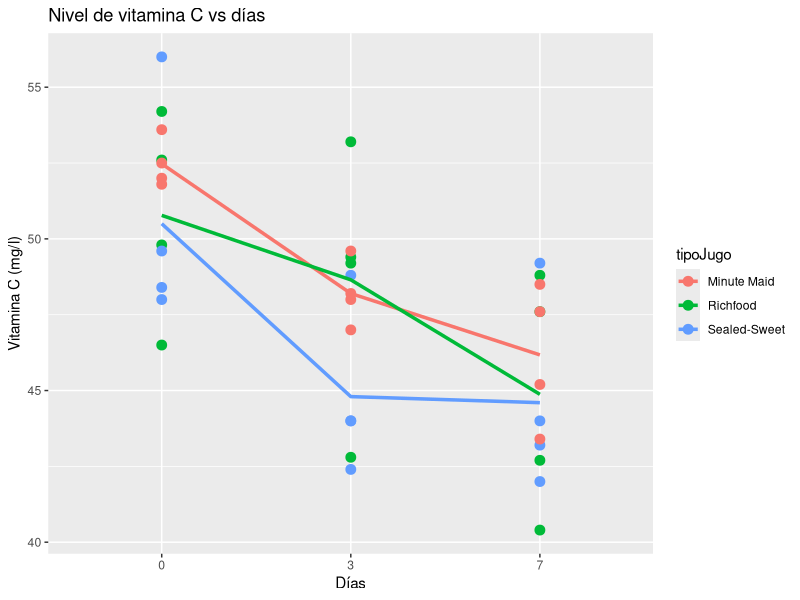
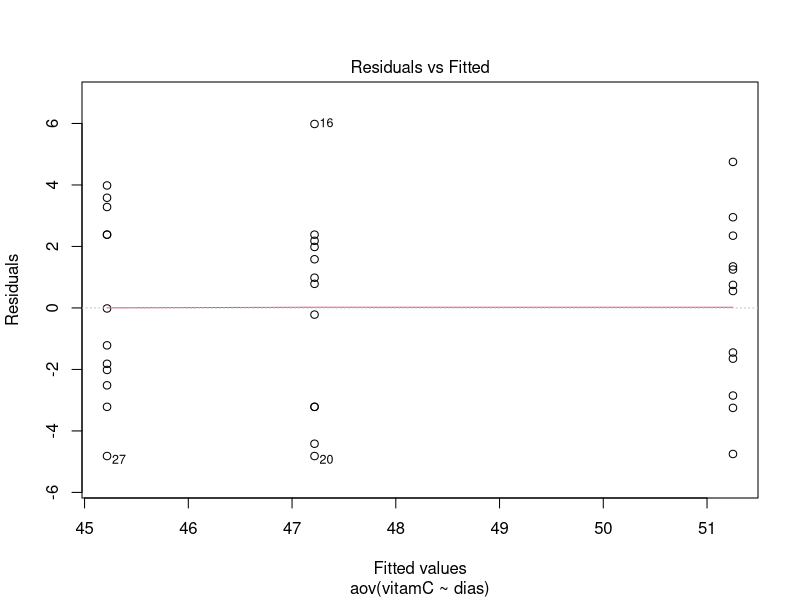
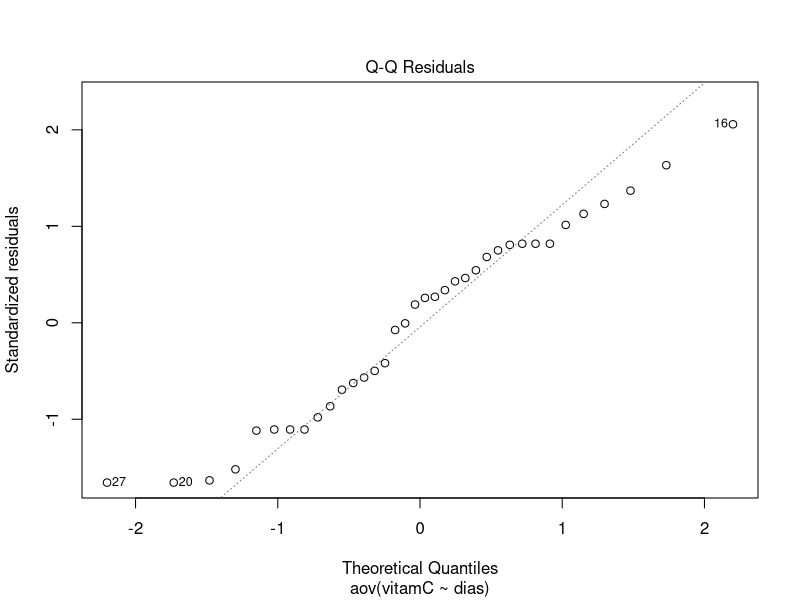
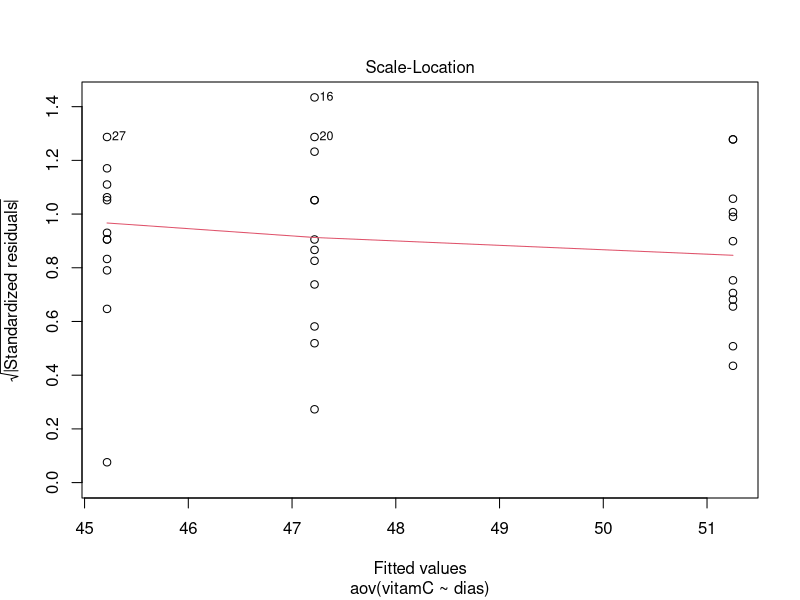
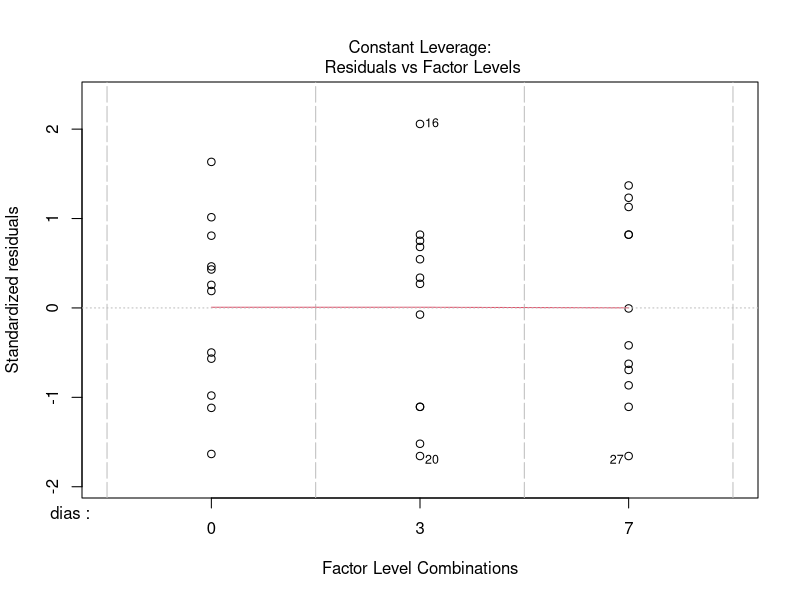
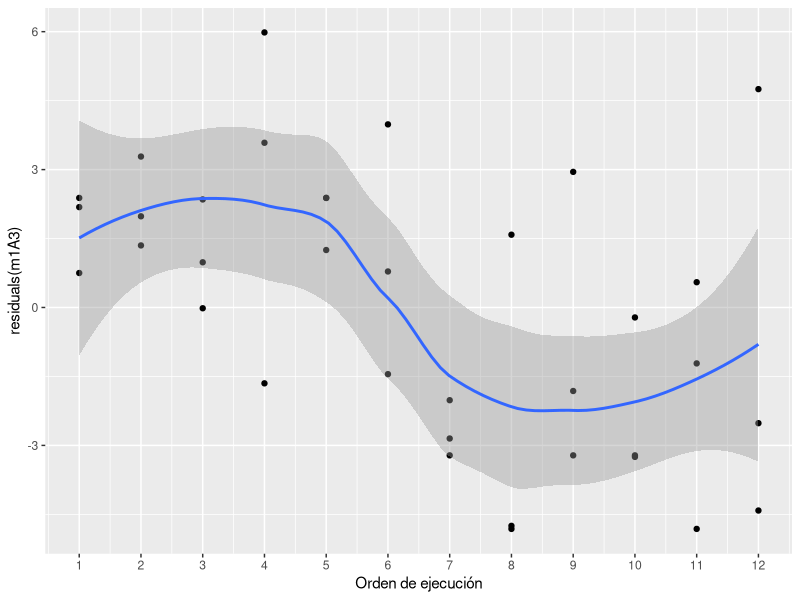
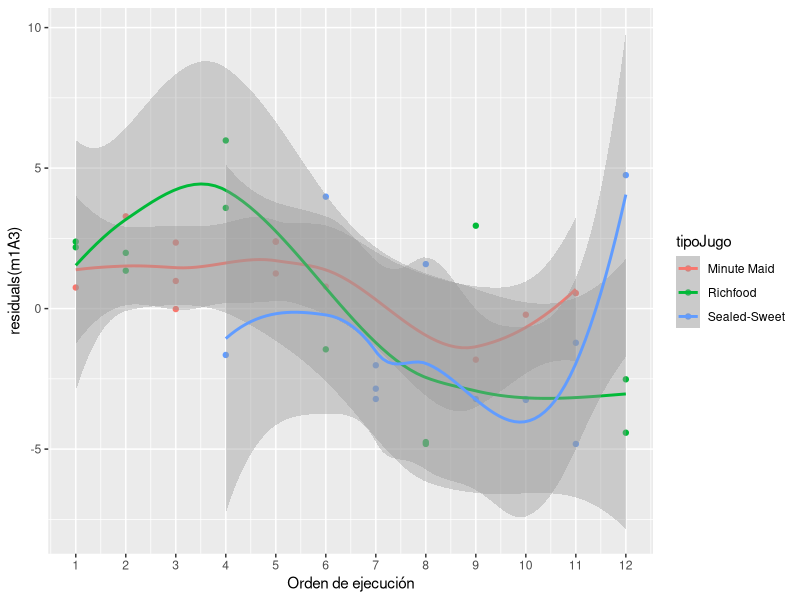
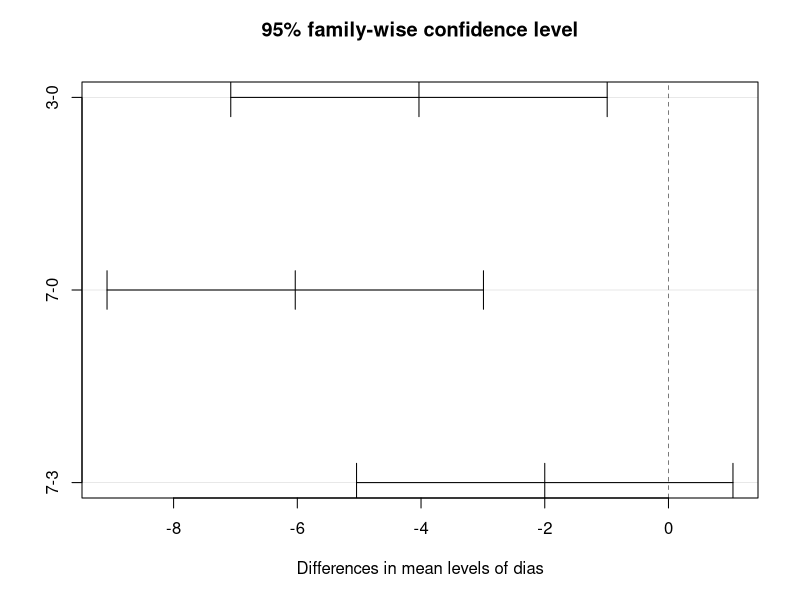

Reproduce these figures in R, in order.
## ---- chunk 1
naranja<-read.csv2("naranja.csv")
naranja$dias <- factor(naranja$dias)
## ---- chunk 2
sd(naranja$vitamC)
mean(naranja$vitamC)
summary(naranja$vitamC)
## ---- chunk 3
cv<-sd(naranja$vitamC)/mean(naranja$vitamC)*100
cv
## ---- chunk 4
## Cálculo de los promedio por un factor (dias)
medias1<-with(naranja,tapply(vitamC,list(dias),mean))
medias1

## Cálculo de los promedio por otro factor (tipoJugo)
medias2<-with(naranja,tapply(vitamC,list(tipoJugo),mean))
medias2

## Cálculo de los promedios de cada combinación de los factores
medias<-with(naranja,tapply(vitamC,list(dias,tipoJugo),mean))
medias

## Cálculo de las desviaciones estándar de cada combinación de los factores
desvEstand<-with(naranja,tapply(vitamC,list(dias,tipoJugo),sd))
desvEstand
## ---- chunk 5
## Gráfica utilizando el paquete de la gramática de gráficas.
require(ggplot2)
g1 <- ggplot(naranja, aes(dias, vitamC, col= tipoJugo))
g1 + geom_point(size = 3) +
     stat_summary(fun.y=mean, geom="line", size=1.2, aes(group = tipoJugo)) +
     ylab("Vitamina C (mg/l)") +
     xlab("Días") +
     ggtitle("Nivel de vitamina C vs días")
## ---- chunk 6

## Tabla anova para los dos factores y su interacción
m1A1<-aov(vitamC~ dias + tipoJugo + dias:tipoJugo, data = naranja)
anova(m1A1)

m1A2<-aov(vitamC~ dias + tipoJugo, data = naranja)
anova(m1A2)

m1A3<-aov(vitamC~ dias, data = naranja)
anova(m1A3)

## Promedios individuales por niveles del factor
model.tables(m1A3,type="mean", se = TRUE)
## Cálculo de los efectos de cada nivel del factor
model.tables(m1A3,type="effects", se = TRUE)

anovam2A<-anova(m1A3)
## Obtener sólo la desviación estándar de los errores
(dserror <- sqrt(anovam2A$"Mean Sq"[2]))
## ---- chunk 7
## Prueba de normalidad de los residuales
shapiro.test(residuals(m1A3))
## ---- chunk 8
## Prueba de igualdad de varianza
## u homogeneidad de varianza o prueba de homocedasticidad.

## Prueba que exige normalidad, es la mejor bajo normalidad
bartlett.test(naranja$vitamC,naranja$dias)

library(lmtest)
## Prueba más robusta a desviaciones de la normal
bptest(naranja$vitamC~naranja$dias)
## ---- chunk 9
## Pruebas gráficas
plot(m1A3)
## ---- chunk 10
library(ggplot2)
g1 <- ggplot(naranja, aes(orden, residuals(m1A3)))
g1 + geom_point() +
     geom_smooth() +
     scale_x_continuous(name="Orden de ejecución", breaks = 1:12)

library(ggplot2)
g1 <- ggplot(naranja, aes(orden, residuals(m1A3), col = tipoJugo))
g1 + geom_point() +
     geom_smooth() +
     scale_x_continuous(name="Orden de ejecución", breaks = 1:12)



library(lmtest)
dwtest(vitamC ~ dias, order.by = ~ orden, data = naranja)
## ---- chunk 11
compMed <- TukeyHSD(m1A3)
compMed
plot(compMed)
## ---- chunk 12
naranja$vitamCp <- predict(m1A3)

conf1 <- data.frame(predict(m1A3, interval="confidence"))
names(conf1) <- c("predM","infM","supM")
pred1 <- data.frame(predict(m1A3, interval="prediction"))
names(pred1) <- c("predP","infP","supP")

naranja <- data.frame(naranja, conf1, pred1)

# Resumen de la predicción
aggregate(subset(naranja,select=c(vitamC:supP)),
          list(Días = naranja$dias),mean, na.rm=TRUE)

require(ggplot2)
g1 <- ggplot(naranja, aes(dias, vitamC, col= tipoJugo))
g1 + geom_point(size = 3) +
     geom_line(aes(dias, vitamCp), col= "black", group = 1) +
     scale_y_continuous(breaks=seq(30,60,2)) +
     ylab("Vitamina C (mg/l)") +
     xlab("Días") +
     ggtitle("Nivel de vitamina C vs días")



require(ggplot2)
g1 <- ggplot(naranja, aes(dias, vitamC, col= tipoJugo))
limitesC <- aes(ymin = infM, ymax = supM)
g1 + geom_point(size = 3) +
     geom_line(aes(dias, vitamCp), col= "black", group = 1) +
     geom_errorbar(limitesC, width = 0.5, col = "black") +
     scale_y_continuous(breaks=seq(30,60,2)) +
     ylab("Vitamina C (mg/l)") +
     xlab("Días") +
     ggtitle("Nivel de vitamina C vs días")


require(ggplot2)
g1 <- ggplot(naranja, aes(dias, vitamC, col= tipoJugo))
limitesP <- aes(ymin = infP, ymax = supP)
g1 + geom_point(size = 3) +
     geom_line(aes(dias, vitamCp), col= "black", group = 1) +
     geom_errorbar(limitesP, width = 0.5, col = "black") +
     scale_y_continuous(breaks=seq(30,60,2))   +
     ylab("Vitamina C (mg/l)") +
     xlab("Días") +
     ggtitle("Nivel de vitamina C vs días") 
